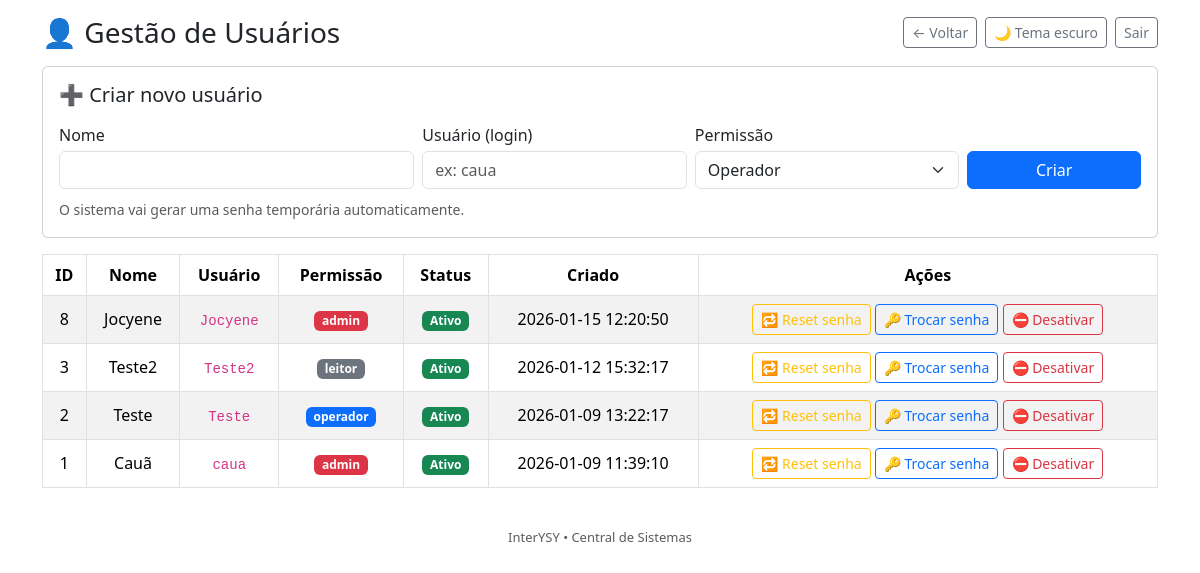
/pages/usuarios.php (signed in), run on the app's committed database.
### tables this page shows
CREATE TABLE `users` (
  `id` int(11) NOT NULL,
  `nome` varchar(100) NOT NULL,
  `usuario` varchar(50) NOT NULL,
  `senha_hash` varchar(255) NOT NULL,
  `role` enum('admin','operador','visualizador') NOT NULL DEFAULT 'visualizador',
  `ativo` tinyint(1) NOT NULL DEFAULT 1,
  `created_at` timestamp NOT NULL DEFAULT current_timestamp(),
  `last_login_at` datetime DEFAULT NULL
);

### pages/usuarios.php (the view, shortened to what this page needs)
<?php
require '../config/database.php';
$toast = $_GET['toast'] ?? '';
$stmt = $pdo->query("
    SELECT id, nome, usuario, role, ativo, created_at
    FROM users
    ORDER BY id DESC
");
$users = $stmt->fetchAll(PDO::FETCH_ASSOC);
function badgeRole(string $role): string
{
    $role = trim($role);
    return match ($role) {
        'admin'        => 'bg-danger',
        'operador'     => 'bg-primary',
        'visualizador' => 'bg-secondary',
        'leitura'      => 'bg-secondary',
        default        => 'bg-secondary',
    };
}
function labelRole(string $role): string
{
    $role = trim($role);
    return match ($role) {
        'admin'        => 'admin',
        'operador'     => 'operador',
        'visualizador' => 'leitor',
        'leitura'      => 'leitor',
        default        => $role !== '' ? $role : '—',
    };
}
?>
<!DOCTYPE html>
<html lang="pt-br" data-toast="<?= htmlspecialchars((string)$toast) ?>" data-bs-theme="light">
<head>
    <link href="https://cdn.jsdelivr.net/npm/bootstrap@5.3.2/dist/css/bootstrap.min.css" rel="stylesheet">
</head>
<body class="p-3">
    <div class="container">
        <div class="d-flex justify-content-between align-items-center mb-3">
            <h3 class="m-0">👤 Gestão de Usuários</h3>
            <div class="d-flex gap-2">
                <a href="../index.php" class="btn btn-outline-secondary btn-sm">← Voltar</a>
                <button id="btnTheme" class="btn btn-outline-secondary btn-sm">
                </button>
                <form method="POST" action="../logout.php" class="d-inline">
                    <button type="submit" class="btn btn-outline-secondary btn-sm">Sair</button>
                </form>
            </div>
        </div>
        <div class="card p-3 mb-3">
            <h5 class="mb-3">➕ Criar novo usuário</h5>
            <form method="POST" action="../actions/usuarios_criar.php" class="row g-2">
                <div class="col-12 col-md-4">
                    <label class="form-label mb-1">Nome</label>
                    <input name="nome" class="form-control" required>
                </div>
                <div class="col-12 col-md-3">
                    <label class="form-label mb-1">Usuário (login)</label>
                    <input name="usuario" class="form-control" placeholder="ex: caua" required>
                </div>
                <div class="col-12 col-md-3">
                    <label class="form-label mb-1">Permissão</label>
                    <select name="role" class="form-select" required>
                        <option value="operador">Operador</option>
                    </select>
                </div>
                <div class="col-12 col-md-2 d-flex align-items-end">
                    <button class="btn btn-primary w-100">Criar</button>
                </div>
                <div class="col-12">
                    <small class="text-muted">O sistema vai gerar uma senha temporária automaticamente.</small>
                </div>
            </form>
        </div>
        <div class="table-responsive">
            <table class="table table-bordered table-striped align-middle text-center">
                <thead class="">
                    <tr>
                        <th>ID</th>
                        <th>Nome</th>
                        <th>Usuário</th>
                        <th>Permissão</th>
                        <th>Status</th>
                        <th>Criado</th>
                        <th class="text-nowrap">Ações</th>
                    </tr>
                </thead>
                <tbody>
                    <?php foreach ($users as $u): ?>
                        <?php
                        $id = (int)($u['id'] ?? 0);
                        $role = (string)($u['role'] ?? '');
                        ?>
                        <tr>
                            <td><?= $id ?></td>
                            <td><?= htmlspecialchars((string)($u['nome'] ?? '')) ?></td>
                            <td><code><?= htmlspecialchars((string)($u['usuario'] ?? '')) ?></code></td>
                            <td>
                                <span class="badge <?= badgeRole($role) ?>">
                                    <?= htmlspecialchars(labelRole($role)) ?>
                                </span>
                            </td>
                            <td>
                                <?php if ((int)($u['ativo'] ?? 0) === 1): ?>
                                    <span class="badge bg-success">Ativo</span>
                                <?php else: ?>
                                    <span class="badge bg-secondary">Inativo</span>
                                <?php endif; ?>
                            </td>
                            <td class="text-nowrap"><?= htmlspecialchars((string)($u['created_at'] ?? '')) ?></td>
                            <td class="text-nowrap">
                                <form method="POST" action="../actions/usuarios_reset_senha.php" class="d-inline">
                                    <button class="btn btn-outline-warning btn-sm"
                                        onclick="return confirm('Resetar a senha deste usuário?');">
                                        🔁 Reset senha
                                    </button>
                                </form>
                                <button
                                    type="button"
                                    class="btn btn-outline-primary btn-sm"
                                    data-bs-toggle="modal"
                                    data-bs-target="#modalSenha<?= $id ?>">
                                    🔑 Trocar senha
                                </button>
                                <form method="POST" action="../actions/usuarios_toggle.php" class="d-inline">
                                    <button class="btn btn-outline-danger btn-sm"
                                        onclick="return confirm('Alterar status (ativar/desativar)?');">
                                        <?= ((int)($u['ativo'] ?? 0) === 1) ? '⛔ Desativar' : '✅ Ativar' ?>
                                    </button>
                                </form>
                            </td>
                        </tr>
                    <?php endforeach; ?>
                </tbody>
            </table>
        </div>
        <p class="text-center mt-4 text-muted" style="font-size:13px;">
            InterYSY • Central de Sistemas
        </p>
    </div>
</body>
</html>

### data on the page
users: id "8", nome "Jocyene", usuario "Jocyene", role "admin", ativo "Ativo", created_at "2026-01-15 12:20:50"
users: id "3", nome "Teste2", usuario "Teste2", role "leitor", ativo "Ativo", created_at "2026-01-12 15:32:17"
users: id "2", nome "Teste", usuario "Teste", role "operador", ativo "Ativo", created_at "2026-01-09 13:22:17"
users: id "1", nome "Cauã", usuario "caua", role "admin", ativo "Ativo", created_at "2026-01-09 11:39:10"
